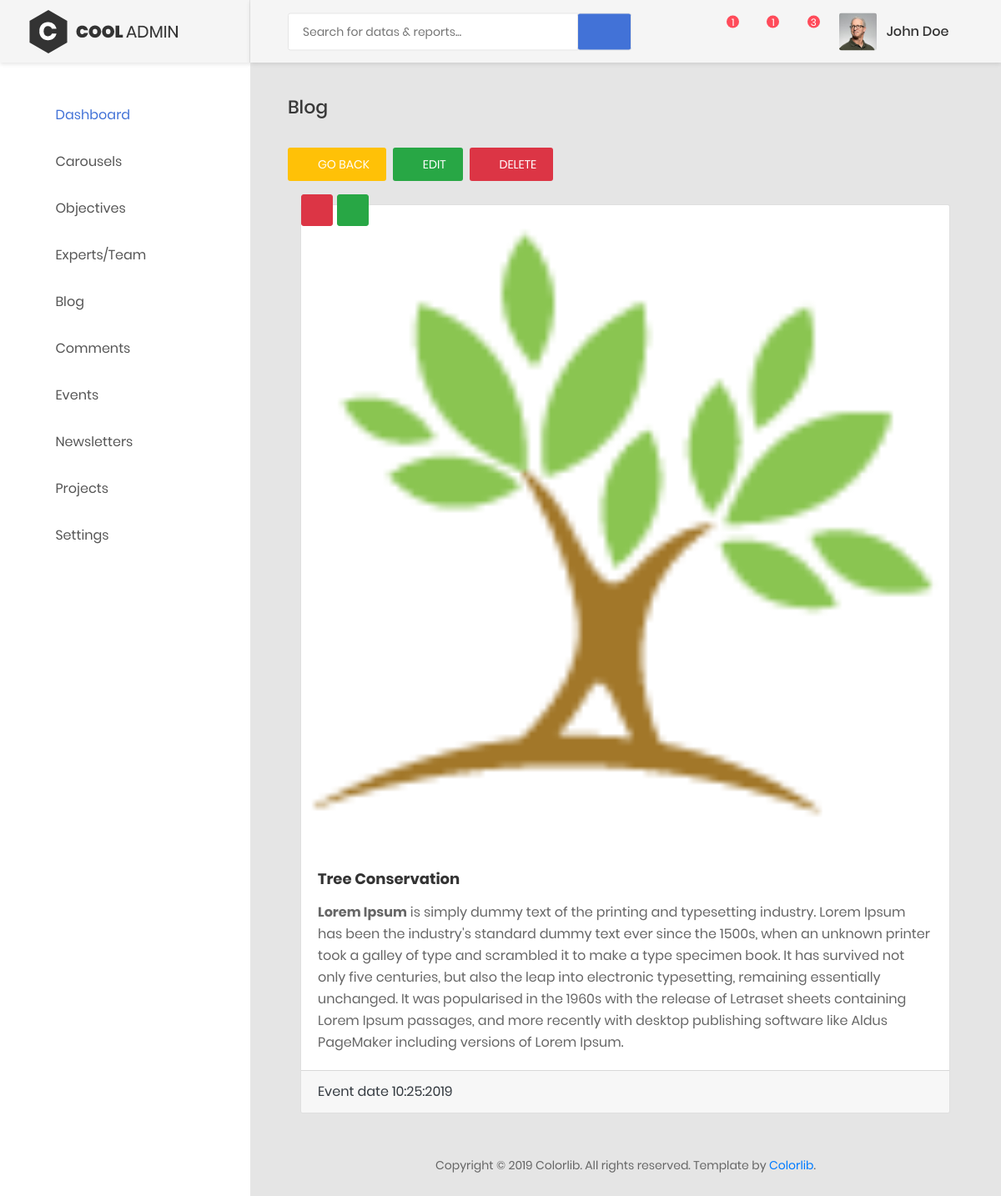
Page /ccsbadmin/viewSingleProjects/3/ on the committed database.
### ccsbadmin/models.py (models this page shows, shortened)
class Project(models.Model):
    project_image = models.ImageField(upload_to='project_image', max_length=200, null=False, blank=False)  # height_field=None, width_field=None,
    project_title = models.CharField(max_length=150, null=False, blank=False)
    project_description = models.TextField()
    date = models.DateTimeField(default=datetime.datetime.now())
    created_at = models.DateTimeField(auto_now_add=True)
    updated_at = models.DateTimeField(auto_now=True)

### ccsbadmin/views.py (the view)
# urls.py: path('viewSingleProjects/<int:project_id>/', views.viewSingleProjects, name='viewSingleProjects'),
def viewSingleProjects(request, project_id):
    project = Project.objects.filter(id=project_id).first()
    context = {
        'title': project.project_title,
        'project': project,
    }
    return render(request,'projects/singleproject.html', context)

### ccsbadmin/templates/projects/singleproject.html (shortened to what this page needs)
{% extends "aahome/aalayout.html" %}
{% load static %}
    {% block links %}
        <link type="text/css" rel="stylesheet" href="https://cdn.datatables.net/1.10.18/css/dataTables.bootstrap.min.css">
        <link type="text/css" href="https://cdnjs.cloudflare.com/ajax/libs/bootstrap-select/1.10.0/css/bootstrap-select.min.css" rel="stylesheet" />
        <link rel="stylesheet" href="https://cdn.jsdelivr.net/npm/bootstrap-select@1.13.9/dist/css/bootstrap-select.min.css">
    {% endblock links %}
{% block content %}
            <div class="main-content">
                <div class="section__content section__content--p30">
                    <div class="container-fluid">
                        <div class="row">
                            <div class="col-md-12">
                                <h3 class="title-5 m-b-35">blog</h3>
                                <div class="table-data__tool">
                                    <div class="table-data__tool-right">
                                        <a href="{% url 'CCSBADMIN:viewProjects' %}"  class="mr-1 au-btn au-btn-icon btn-warning au-btn--small">
                                            <i class="fa fa-arrow-left" ></i>go back
                                        </a>
                                        <a data-toggle="modal" data-target="#ee{{ project.id }}" href="#"  class=" mr-1 au-btn au-btn-icon btn-success au-btn--small">
                                            <i class="fa fa-pencil-alt" ></i>Edit
                                        </a>
                                        <a data-toggle="modal" data-target="#dd{{ project.id }}" href="#"  class=" mr-1 au-btn au-btn-icon btn-danger au-btn--small">
                                            <i class="fa fa-trash" ></i>Delete
                                        </a>
                                    </div>
                                </div>
                                <div class="table-responsive table-responsive-data2">
                                     <div class="col-sm-12">
                                            <div class="card">
                                                <a data-toggle="modal" data-target="#ee{{ project.id }}" style="width: 38px; position: absolute; top: -13px; z-index: 20; left: 43px;" class="btn btn-success " href="#"><i class="fa fa-pencil-alt"></i></a>
                                                <a data-toggle="modal" data-target="#dd{{ project.id }}" style="width: 38px; position: absolute; top: -13px; z-index: 20;" class="btn btn-danger " href="#"><i class="fa fa-trash"></i></a>
                                                <img class="card-img-top position-relative" src="{{ project.project_image.url }}" alt="Card image cap">
                                                <div class="card-body">
                                                    <h4 class="card-title mb-3 text-capitalize">{{ project.project_title }}</h4>
                                                        <p class="">{{ project.project_description|safe|escape }} </p>
                                                </div>
                                                <div class="card-footer text-dark">
                                                   Event date <span class="text-justify">{{ project.date|date:"m:d:Y" }}</span>
                                                </div>
                                            </div>
                                        </div>
                                </div>
                            </div>
                        </div>
                        <div class="row">
                            <div class="col-md-12">
                                <div class="copyright">
                                    <p>Copyright © <script> var date = new Date(); var yr = date.getFullYear(); document.write(yr);</script> Colorlib. All rights reserved. Template by <a href="https://colorlib.com">Colorlib</a>.</p>
                                </div>
                            </div>
                        </div>
                    </div>
                </div>
            </div>
{% endblock content %}

### rows in the picture
Project: project_image (picture), project_title "Tree Conservation", project_description "Lorem Ipsum is simply dummy text of the printing and typesetting industry. Lorem Ipsum has been the industry's standard dummy text ever since the 1500s, when an unknown printer took a galley of type and scrambled it to make a type specimen book. It has survived not only five centuries, but also the leap into electronic typesetting, remaining essentially unchanged. It was popularised in the 1960s with the release of Letraset sheets containing Lorem Ipsum passages, and more recently with desktop publishing software like Aldus PageMaker including versions of Lorem Ipsum.", date "10:25:2019"
